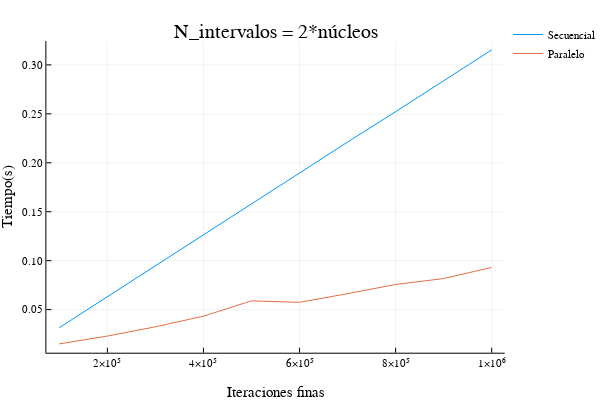

Notebook code for this chart:
### Code cell
plotly()
plot(lista_tiempos_x, lista_tiempos_32, label=["Secuencial" "Paralelo"], title="N_intervalos = 2*núcleos", xlabel="Iteraciones finas", ylabel="Tiempo(s)")

### Figure 1 — Plotly figure (JSON) as saved in the notebook; plotly's stock layout.template omitted (floating-point values rounded to 4 significant figures)
{"data": [{"colorbar": {"title": ""}, "legendgroup": "Secuencial", "line": {"color": "rgba(0, 154, 250, 1.000)", "dash": "solid", "shape": "linear", "width": 1}, "mode": "lines", "name": "Secuencial", "showlegend": true, "type": "scatter", "x": [100000, 200000, 300000, 400000, 500000, 600000.0, 700000, 800000, 900000, 1000000], "xaxis": "x1", "y": [0.03155, 0.0632, 0.0946, 0.1262, 0.1576, 0.1895, 0.2212, 0.2522, 0.2838, 0.3154], "yaxis": "y1", "zmax": null, "zmin": null}, {"colorbar": {"title": ""}, "legendgroup": "Paralelo", "line": {"color": "rgba(227, 111, 71, 1.000)", "dash": "solid", "shape": "linear", "width": 1}, "mode": "lines", "name": "Paralelo", "showlegend": true, "type": "scatter", "x": [100000, 200000, 300000, 400000, 500000, 600000.0, 700000, 800000, 900000, 1000000], "xaxis": "x1", "y": [0.01496, 0.02296, 0.03242, 0.04326, 0.0589, 0.05742, 0.06628, 0.07568, 0.08171, 0.09309], "yaxis": "y1", "zmax": null, "zmin": null}], "layout": {"annotations": [{"font": {"color": "rgba(0, 0, 0, 1.000)", "family": "sans-serif", "size": 20}, "rotation": 0, "showarrow": false, "text": "N_intervalos = 2*núcleos", "x": 0.5424, "xanchor": "center", "xref": "paper", "y": 1, "yanchor": "top", "yref": "paper"}], "height": 400, "legend": {"bgcolor": "rgba(255, 255, 255, 1.000)", "bordercolor": "rgba(0, 0, 0, 1.000)", "font": {"color": "rgba(0, 0, 0, 1.000)", "family": "sans-serif", "size": 11}, "tracegroupgap": 0, "x": 1, "y": 1}, "margin": {"b": 20, "l": 0, "r": 0, "t": 20}, "paper_bgcolor": "rgba(255, 255, 255, 1.000)", "plot_bgcolor": "rgba(255, 255, 255, 1.000)", "showlegend": true, "width": 600, "xaxis": {"anchor": "y1", "domain": [0.09128, 0.9934], "gridcolor": "rgba(0, 0, 0, 0.100)", "gridwidth": 0.5, "linecolor": "rgba(0, 0, 0, 1.000)", "mirror": false, "range": [73000, 1027000], "showgrid": true, "showline": true, "showticklabels": true, "tickangle": 0, "tickcolor": "rgb(0, 0, 0)", "tickfont": {"color": "rgba(0, 0, 0, 1.000)", "family": "sans-serif", "size": 11}, "tickmode": "array", "ticks": "inside", "ticktext": ["2×10⁵", "4×10⁵", "6×10⁵", "8×10⁵", "1×10⁶"], "tickvals": [200000, 400000, 600000, 800000, 1000000], "title": "Iteraciones finas", "titlefont": {"color": "rgba(0, 0, 0, 1.000)", "family": "sans-serif", "size": 15}, "type": "-", "visible": true, "zeroline": false, "zerolinecolor": "rgba(0, 0, 0, 1.000)"}, "yaxis": {"anchor": "x1", "domain": [0.07581, 0.9415], "gridcolor": "rgba(0, 0, 0, 0.100)", "gridwidth": 0.5, "linecolor": "rgba(0, 0, 0, 1.000)", "mirror": false, "range": [0.005948, 0.3244], "showgrid": true, "showline": true, "showticklabels": true, "tickangle": 0, "tickcolor": "rgb(0, 0, 0)", "tickfont": {"color": "rgba(0, 0, 0, 1.000)", "family": "sans-serif", "size": 11}, "tickmode": "array", "ticks": "inside", "ticktext": ["0.05", "0.10", "0.15", "0.20", "0.25", "0.30"], "tickvals": [0.05, 0.1, 0.15, 0.2, 0.25, 0.3], "title": "Tiempo(s)", "titlefont": {"color": "rgba(0, 0, 0, 1.000)", "family": "sans-serif", "size": 15}, "type": "-", "visible": true, "zeroline": false, "zerolinecolor": "rgba(0, 0, 0, 1.000)"}}}
